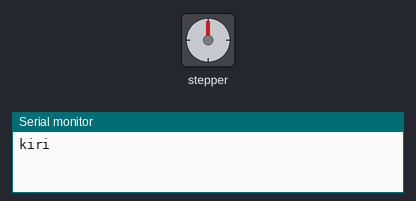
A sketch run on a simulated Arduino Uno, built with avr-gcc and run on an emulated ATmega328P. Parts: stepper motor, the last lines printed to the serial monitor. Stepper angles assume 4096 steps per turn.

Above: at 0.1 s.
At 29.5 s:
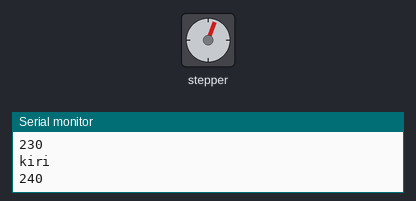
Timing chart, 0 to 40.0 s (numbered marks = the images above):
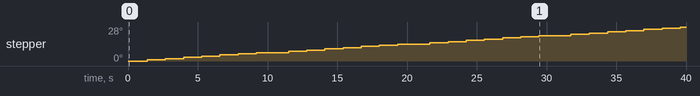

The sketch:

check_program_motor_v2.ino
```cpp
#include <AccelStepper.h>
#include <EEPROM.h>

struct dataMotor {
  int arahPutar;
  float posisiMotor;
};

#define MP1  8
#define MP2  9
#define MP3  10
#define MP4  11

#define pinPir 2
int kondisi;
int putar=0, motor;

#define MotorInterfaceType 8
AccelStepper stepper = AccelStepper(MotorInterfaceType, MP1, MP3, MP2, MP4);
const int SPR = 10.24;

void setup() {
  Serial.begin(115200);

  stepper.setMaxSpeed(1000);//kecepatan maximum
  stepper.setAcceleration(200);//Set the maximum acceleration in steps per second^2
}

void loop() {
  checkSensor();
}
void checkSensor() {
    if (putar == 0) { //putar kanan
      if (motor == 1024) {
        putar = 1;
        return;
      }
      Serial.println("kiri");
      motor += SPR;
      stepper.moveTo(motor);
      stepper.runToPosition();
    }
    else { //putar kiri
      if (motor == 0) {
        putar = 0;
        return;
      }
      Serial.println("kanan");
      motor -= SPR;
      stepper.moveTo(motor);
      stepper.runToPosition();
    }
    Serial.println(motor);
    delay(1000);

}
```
